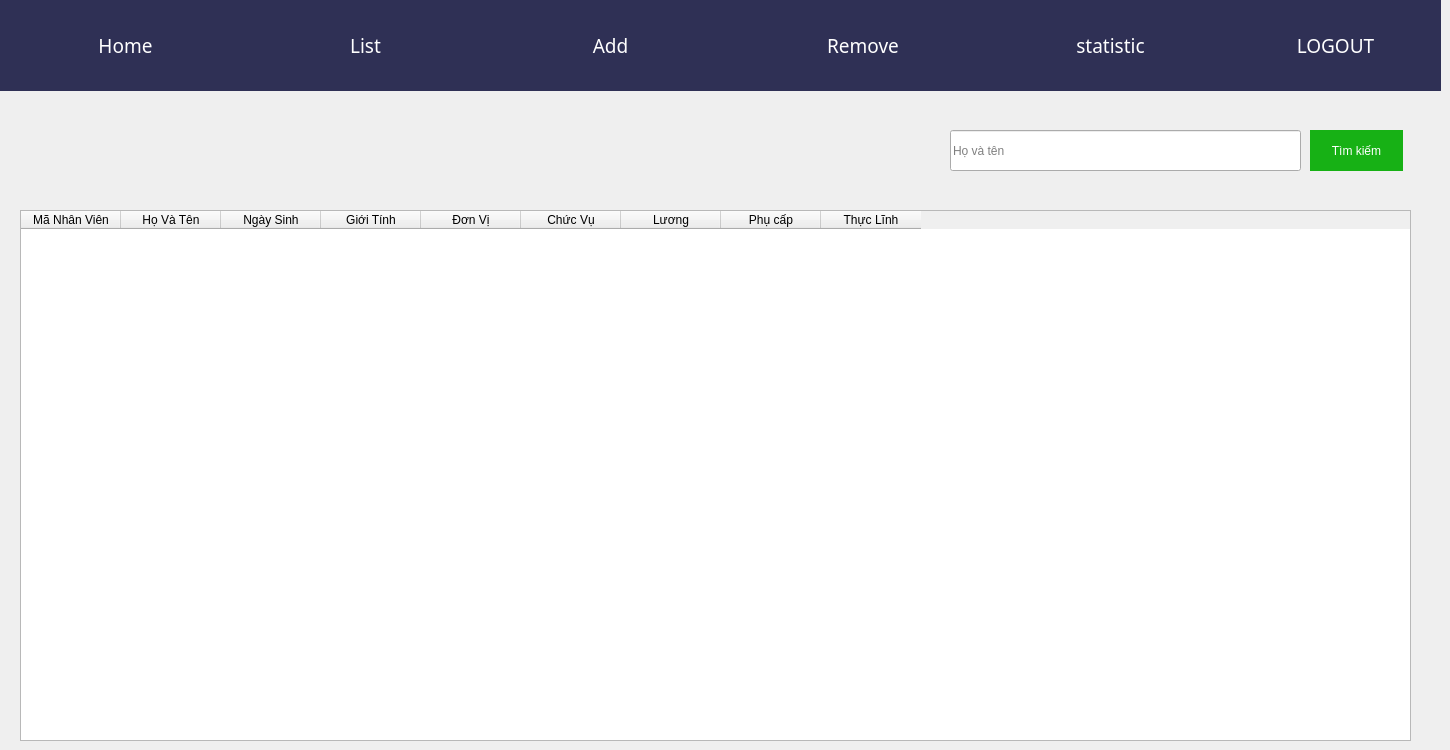
    <widget class="QWidget" name="LIST">
     <widget class="QLabel" name="infor_nv">
      <property name="geometry">
       <rect>
        <x>0</x>
        <y>0</y>
        <width>1441</width>
        <height>91</height>
       </rect>
      </property>
      <property name="styleSheet">
       <string notr="true">background-color: rgb(47, 48, 85);</string>
      </property>
      <property name="text">
       <string/>
      </property>
     </widget>
     <widget class="QPushButton" name="pushButton_l_2">
      <property name="geometry">
       <rect>
        <x>250</x>
        <y>0</y>
        <width>231</width>
        <height>91</height>
       </rect>
      </property>
      <property name="font">
       <font>
        <family>Algerian</family>
        <pointsize>14</pointsize>
       </font>
      </property>
      <property name="cursor">
       <cursorShape>PointingHandCursor</cursorShape>
      </property>
      <property name="styleSheet">
       <string notr="true">QPushButton {
background-color: rgba(0,0,0,0);
background-image: url();
border: none;
color: white;
}
QPushButton:hover{
background-color: #1a1946;
}
</string>
      </property>
      <property name="text">
       <string>List</string>
      </property>
     </widget>
     <widget class="QPushButton" name="pushButton_l_4">
      <property name="geometry">
       <rect>
        <x>740</x>
        <y>0</y>
        <width>251</width>
        <height>91</height>
       </rect>
      </property>
      <property name="font">
       <font>
        <family>Algerian</family>
        <pointsize>14</pointsize>
       </font>
      </property>
      <property name="cursor">
       <cursorShape>PointingHandCursor</cursorShape>
      </property>
      <property name="styleSheet">
       <string notr="true">QPushButton {
background-color: rgba(0,0,0,0);
background-image: url();
border: none;
color: white;
}
QPushButton:hover{
background-color: #1a1946;
}
</string>
      </property>
      <property name="text">
       <string>Remove </string>
      </property>
     </widget>
     <widget class="QPushButton" name="pushButton_l_3">
      <property name="geometry">
       <rect>
        <x>480</x>
        <y>0</y>
        <width>261</width>
        <height>91</height>
       </rect>
      </property>
      <property name="font">
       <font>
        <family>Algerian</family>
        <pointsize>14</pointsize>
       </font>
      </property>
      <property name="cursor">
       <cursorShape>PointingHandCursor</cursorShape>
      </property>
      <property name="styleSheet">
       <string notr="true">QPushButton {
background-color: rgba(0,0,0,0);
background-image: url();
border: none;
color: white;
}
QPushButton:hover{
background-color: #1a1946;
}
</string>
      </property>
      <property name="text">
       <string>Add</string>
      </property>
     </widget>
     <widget class="QPushButton" name="pushButton_l_5">
      <property name="geometry">
       <rect>
        <x>990</x>
        <y>0</y>
        <width>241</width>
        <height>91</height>
       </rect>
      </property>
      <property name="font">
       <font>
        <family>Algerian</family>
        <pointsize>14</pointsize>
       </font>
      </property>
      <property name="cursor">
       <cursorShape>PointingHandCursor</cursorShape>
      </property>
      <property name="styleSheet">
       <string notr="true">QPushButton {
background-color: rgba(0,0,0,0);
background-image: url();
border: none;
color: white;
}
QPushButton:hover{
background-color: #1a1946;
}
</string>
      </property>
      <property name="text">
       <string>statistic</string>
      </property>
     </widget>
     <widget class="QPushButton" name="pushButton_l_1">
      <property name="geometry">
       <rect>
        <x>0</x>
        <y>0</y>
        <width>251</width>
        <height>91</height>
       </rect>
      </property>
      <property name="font">
       <font>
        <family>Algerian</family>
        <pointsize>14</pointsize>
       </font>
      </property>
      <property name="cursor">
       <cursorShape>PointingHandCursor</cursorShape>
      </property>
      <property name="styleSheet">
       <string notr="true">QPushButton {
background-color: rgba(0,0,0,0);
background-image: url();
border: none;
color: white;
}
QPushButton:hover{
background-color: #1a1946;
}
</string>
      </property>
      <property name="text">
       <string>Home</string>
      </property>
     </widget>
     <widget class="QPushButton" name="pushButton_l_6">
      <property name="geometry">
       <rect>
        <x>1230</x>
        <y>0</y>
        <width>211</width>
        <height>91</height>
       </rect>
      </property>
      <property name="font">
       <font>
        <family>Algerian</family>
        <pointsize>14</pointsize>
       </font>
      </property>
      <property name="cursor">
       <cursorShape>PointingHandCursor</cursorShape>
      </property>
      <property name="styleSheet">
       <string notr="true">QPushButton {
background-color: rgba(0,0,0,0);
background-image: url();
border: none;
color: white;
}
QPushButton:hover{
background-color: #1a1946;
}
</string>
      </property>
      <property name="text">
       <string>LOGOUT</string>
      </property>
     </widget>
     <widget class="QTableWidget" name="listStaff">
      <property name="geometry">
       <rect>
        <x>20</x>
        <y>210</y>
        <width>1391</width>
        <height>531</height>
       </rect>
      </property>
      <property name="focusPolicy">
       <enum>Qt::NoFocus</enum>
      </property>
      <property name="styleSheet">
       <string notr="true">selection-background-color: rgb(85, 85, 255);</string>
      </property>
      <property name="editTriggers">
       <set>QAbstractItemView::NoEditTriggers</set>
      </property>
      <property name="alternatingRowColors">
       <bool>true</bool>
      </property>
      <property name="selectionMode">
       <enum>QAbstractItemView::ExtendedSelection</enum>
      </property>
      <property name="selectionBehavior">
       <enum>QAbstractItemView::SelectRows</enum>
      </property>
      <attribute name="horizontalHeaderHighlightSections">
       <bool>false</bool>
      </attribute>
      <column>
       <property name="text">
        <string>Mã Nhân Viên</string>
       </property>
      </column>
      <column>
       <property name="text">
        <string>Họ Và Tên</string>
       </property>
      </column>
      <column>
       <property name="text">
        <string>Ngày Sinh</string>
       </property>
      </column>
      <column>
       <property name="text">
        <string>Giới Tính</string>
       </property>
      </column>
      <column>
       <property name="text">
        <string>Đơn Vị</string>
       </property>
      </column>
      <column>
       <property name="text">
        <string>Chức Vụ</string>
       </property>
      </column>
      <column>
       <property name="text">
        <string>Lương</string>
       </property>
      </column>
      <column>
       <property name="text">
        <string>Phụ cấp</string>
       </property>
      </column>
      <column>
       <property name="text">
        <string>Thực Lĩnh</string>
       </property>
      </column>
     </widget>
     <widget class="QLineEdit" name="name_input">
      <property name="geometry">
       <rect>
        <x>950</x>
        <y>130</y>
        <width>351</width>
        <height>41</height>
       </rect>
      </property>
      <property name="styleSheet">
       <string notr="true">border: 1px solid #cccc;
font-size: 16px;
padding: 5px;
color: black;
background-color: white;</string>
      </property>
      <property name="text">
       <string/>
      </property>
      <property name="maxLength">
       <number>40</number>
      </property>
      <property name="placeholderText">
       <string>Họ và tên</string>
      </property>
     </widget>
     <widget class="QPushButton" name="search_btn">
      <property name="geometry">
       <rect>
        <x>1310</x>
        <y>130</y>
        <width>93</width>
        <height>41</height>
       </rect>
      </property>
      <property name="styleSheet">
       <string notr="true">border: none;
background-color: rgb(23, 177, 21);
color:white;
padding: 1px;</string>
      </property>
      <property name="text">
       <string>Tìm kiếm</string>
      </property>
     </widget>
    </widget>
